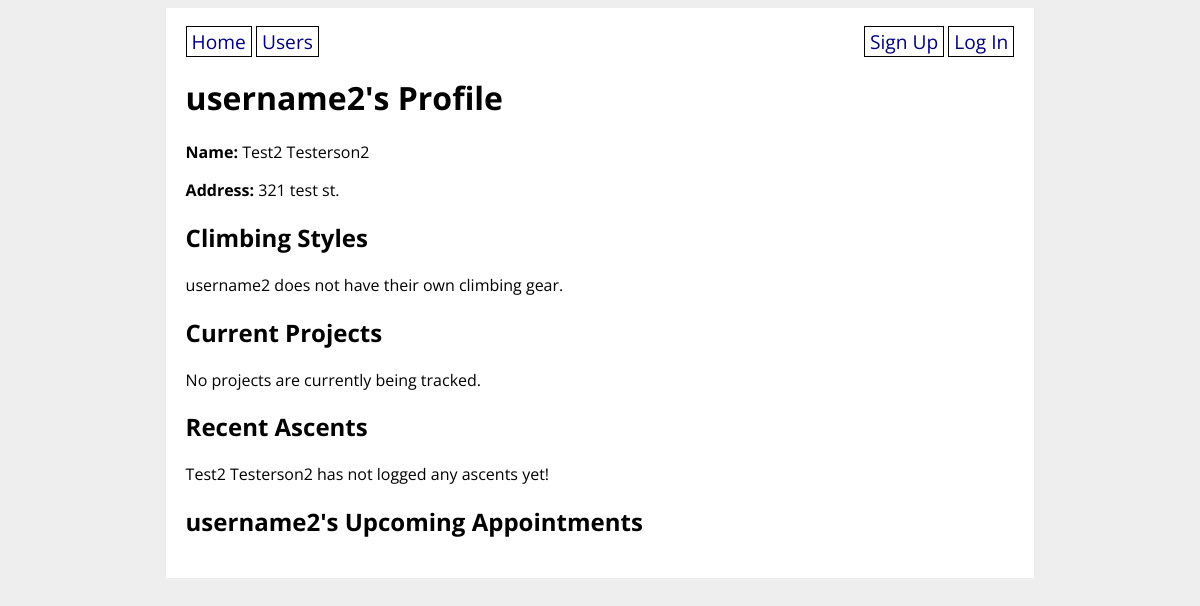
/profile/2, run on an earlier commit of the app's database.
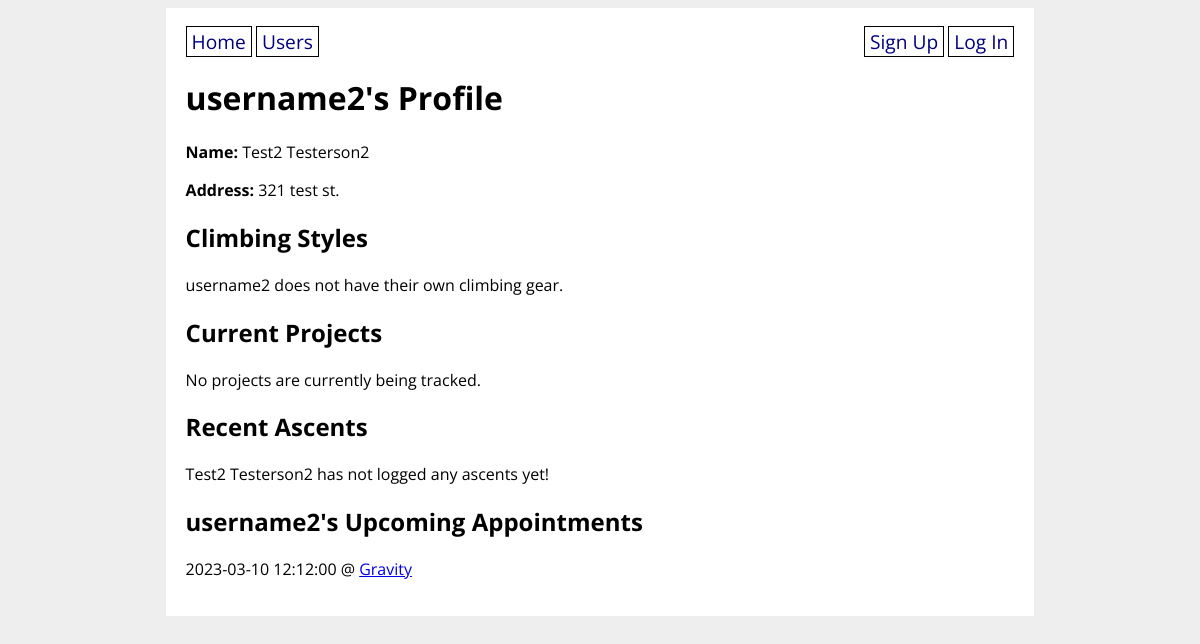
And on a later commit of the database.
### climbunity_app/models.py (models this page shows, shortened)
class Appointment(db.Model):
    id = db.Column(db.Integer, primary_key=True)
    created_by = db.Column(db.Integer, db.ForeignKey('user.id'), nullable=False)
    venue_id = db.Column(db.Integer, db.ForeignKey('venue.id'), nullable=False)
    appointment_datetime = db.Column(db.DateTime, nullable=False)
    appointment_attendants = db.relationship('User',
        secondary='appointment_guests', back_populates='user_appointments'
    )
    appointment_venues = db.relationship('Venue',
        secondary='venue_bookings', back_populates='booked_appointments'
    )

class Venue(db.Model):
    id = db.Column(db.Integer, primary_key=True)
    name = db.Column(db.String(80), nullable=False)
    address = db.Column(db.String(80), nullable=False)
    open_hours = db.Column(db.String(1000))
    description = db.Column(db.String(1000))
    booked_appointments = db.relationship('Appointment',
        secondary='venue_bookings', back_populates='appointment_venues'
    )
    def __str__(self):
        return f'{self.name}'

### climbunity_app/main/routes.py (the view)
@main.route('/profile/<user_id>', methods=['GET', 'POST'])
def user_detail(user_id):
    routes = Route.query.all()
    user = User.query.get(user_id)
    ascents = Ascent.query.filter_by(user_id=user_id).limit(5).all()
    if current_user == user:
        form = SignUpForm(obj=user)
        return render_template('user_detail.html', routes=routes, ascents=ascents, user=user, form=form)
    else:
        user = User.query.get(user_id)
    return render_template('user_detail.html', routes=routes, ascents=ascents, user=user)

### climbunity_app/templates/user_detail.html (shortened to what this page needs)
{% extends 'base.html' %}
{% block content %}
<h1> {{ user.username }}'s Profile</h1>
<p><strong>Name: </strong> {{ user.first_name }} {{ user.last_name }}</p>
<p><strong>Address: </strong> {{ user.address }}</p>
<h2>Climbing Styles</h2>
{% if user.has_gear %}
    <p>{{ user.username }} has their own climbing gear.</p>
{% else %}
    <p>{{ user.username }} does not have their own climbing gear.</p>
{% endif %}
<h2>Current Projects</h2>
{% if user.user_projects %}
    {% for route in user.user_projects%}
        <div>{{ route.name }} - {{ route.grade }}
            {% if user == current_user %}
                <form style="display: inline;" method="POST" action="/remove_from_project_list/{{ route.id }}">
                    <input style="margin: 0; padding: 0;" type="submit" value="delete"/>
                </form>
            {% endif %}
        </div>
    {% endfor %}
{% else %}
<p>No projects are currently being tracked.</p>
{% endif %}
<h2>Recent Ascents</h2>
{% if ascents %}
    <div>
        {% for ascent in ascents %}
            <p>{{ ascent.send_date }} - <a href="/route/{{ ascent.route_id }}" > {{ ascent.routes_ascended[0].name }}</a></p>
            {% if ascent.send_rating %}
                <p>Rating: {{ ascent.send_rating }}/5</p>
            {% endif %}
            {% if ascent.send_comments %}
                <p>Comments {{ ascent.send_comments }}</p>
            {% endif %}
            {% if user == current_user %}
            <form method="POST" action="/delete_ascent/{{ ascent.id }}">
                <input type="submit" value="Delete ascent">
            </form>
            {% endif %}
        {% endfor %}
    </div>
{% else %}
    {% if current_user.id == user.id %}
        You haven't logged any ascents yet!
    {% else %}
        {{ user.first_name }} {{ user.last_name }} has not logged any ascents yet!
    {% endif %}
{% endif %}
{% if user == current_user %}
    <h2>Your Upcoming Appointments</h2>
    {% if user.user_appointments %}
        <div>
            {% for appointment in user.user_appointments %}
                <p>{{ appointment.appointment_datetime }} @ <a href="/venue/{{ appointment.venue_id }}" >{{ appointment.appointment_venues[0] }}</a></p>
                <form method="POST" action="/delete_appointment/{{ appointment.id }}">
                    <input type="submit" value="Delete appointment">
                </form>
            {% endfor %}
        </div>
    {% else %}
        <p>You have no appointments yet!</p>
    {% endif %}
    <h2>Edit your information</h2>
    <form action="/edit_profile/{{ current_user.id }}" method="POST">
        {{ form.csrf_token }}
        <fieldset>
        {{ form.first_name.label }}
        {{ form.first_name }}
        <ul>
        {% for error in form.first_name.errors %}
            <li class="error">{{ error }}</li>
        {% endfor %}
        </ul>
        {{ form.last_name.label }}
        {{ form.last_name }}
        <ul>
        {% for error in form.last_name.errors %}
            <li class="error">{{ error }}</li>
        {% endfor %}
        </ul>
        {{ form.address.label }}
        {{ form.address }}
        <ul>
        {% for error in form.address.errors %}
            <li class="error">{{ error }}</li>
        {% endfor %}
        </ul>
        {{ form.climber_styles.label }}
        {{ form.climber_styles }}
        <ul>
        {% for error in form.climber_styles.errors %}
            <li class="error">{{ error }}</li>
        {% endfor %}
        </ul>
        {{ form.has_gear.label }}
        {{ form.has_gear }}
        <ul>
        {% for error in form.has_gear.errors %}
            <li class="error">{{ error }}</li>
        {% endfor %}
        </ul>
        {{ form.edit }}
    </fieldset>
</form>
{% else %}
    <h2>{{ user.username }}'s Upcoming Appointments</h2>
    {% if user.user_appointments %}
    <div>
        {% for appointment in user.user_appointments %}
        <p>{{ appointment.appointment_datetime }} @ <a href="/venue/{{ appointment.venue_id }}" >{{ appointment.appointment_venues[0] }}</a>
        {% endfor %}
    </div>
    {% endif %}
{% endif %}
{% endblock %}

What changed in the data, as far as the page shows it:
added Appointment: appointment_datetime "2023-03-10 12:12:00", name "Gravity"
